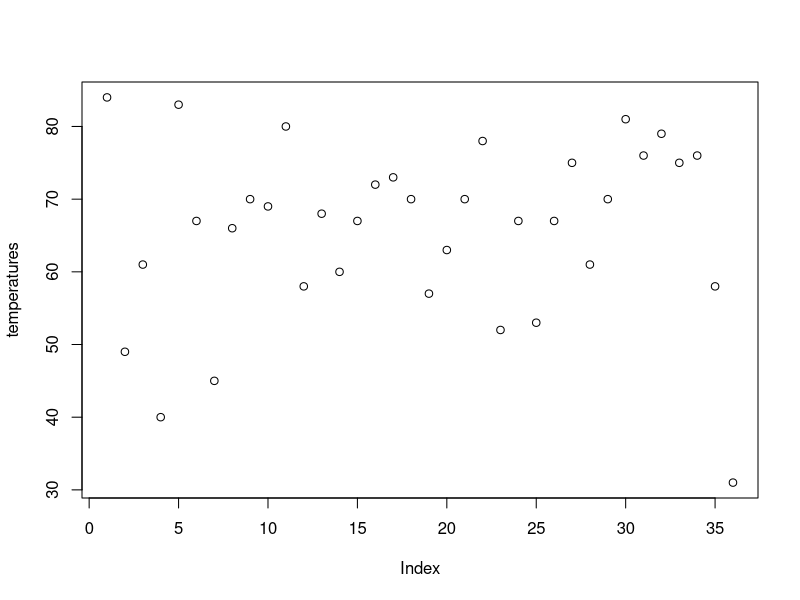

R code for this plot:
temperatures <- c(
					84, 49, 61, 40, 83, 67, 45, 66, 70, 69, 80,
					58, 68, 60, 67, 72, 73, 70, 57, 63, 70, 78,
					52, 67, 53, 67, 75, 61, 70, 81, 76, 79, 75,
					76, 58, 31
				)

# a
mean(temperatures)
mean1 <- mean(temperatures)
sd(temperatures)
sd1 <- sd(temperatures)

# b
plot(temperatures)

# c
temperatures <- c(
					84, 49, 61, 40, 83, 67, 45, 66, 70, 69, 80,
					58, 68, 60, 67, 72, 73, 70, 57, 63, 70, 78,
					52, 67, 53, 67, 75, 61, 70, 81, 76, 79, 75,
					76, 58
				)

mean(temperatures)
sd(temperatures)

mean(temperatures) - mean1
sd1 - sd(temperatures)
